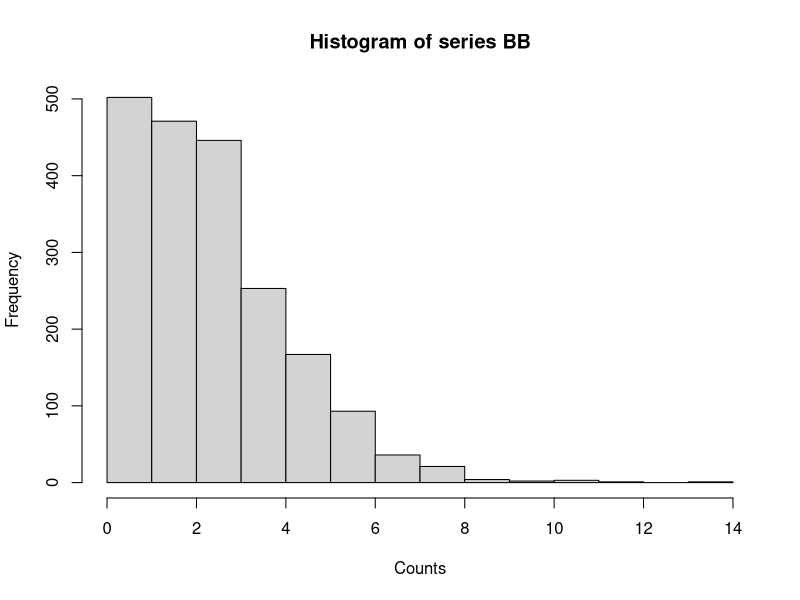
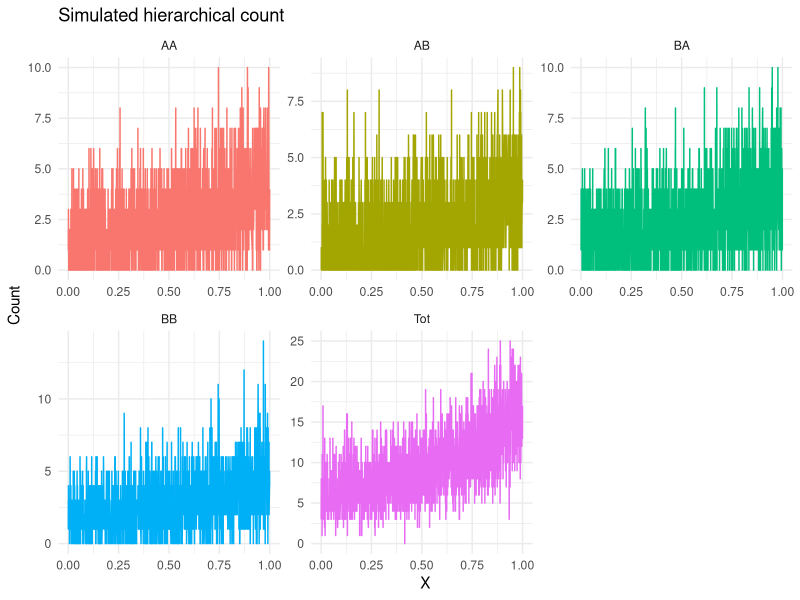

Write the R code that produced these figures, in order. (Note: this script raises an error after producing the figures.)
## ---- chunk 1
set.seed(123)
## ---- chunk 2
N <- 2000 # Number of observations
M <- 4 # Number of bottom level series

## ---- chunk 3
b0 <- stats::runif(M, min=0.4, max = 0.5) # M covariates
b1 <- stats::runif(M, min=0.4, max = 0.5)
b2 <- stats::runif(M, min=0.4, max = 0.5)
x <- stats::runif(N, min = 0, max = 1) # N observations
## ---- chunk 4
cat("b0 coefficients: ", b0)
cat("\n b1 coefficients: ", b1)
cat("\n b2 coefficients: ", b2)
cat("\n x covariate: ", head(x, n=10))

## ---- chunk 5
lambda <- matrix(NA, nrow = N, ncol = M)
y <- matrix(NA, nrow = N, ncol = M)

for(m in 1:M) {
  lambda[, m] <- exp(b0[m] + b1[m] * x + b2[m] * x^2)
  y[, m] <- stats::rpois(N, lambda = lambda[, m])
}

colnames(y) <- c("AA", "AB", "BA", "BB")
head(y)

## ---- chunk 6
eps <- matrix(NA, nrow = N, ncol = M)

eps[,1] <- sample(c(-1,0,1), N, replace = TRUE, prob = c(0.3, 0.4, 0.3))
eps[,2] <- sample(c(-1,0,1), N, replace = TRUE, prob = c(0.5, 0.4, 0.1))
eps[,3] <- sample(c(-1,0,1), N, replace = TRUE, prob = c(0.33, 0.33, 0.34))
eps[,4] <- sample(c(-1,0,1), N, replace = TRUE, prob = c(0.2, 0.3, 0.5))

## ---- chunk 7
y_star <- matrix(NA, nrow = N, ncol = M)

for(m in 1:M) {
  y_star[, m] <- pmax(0, y[, m] + eps[, m])  # ensure non-negative counts
}

colnames(y_star) <- c("AA", "AB", "BA", "BB")
head(y_star)

## ---- chunk 8
hist(y_star[,4], main = "Histogram of series BB", xlab = "Counts")

## ---- chunk 9

Tot = apply(y, 1, sum) # Top-level sum of the undisturbed series
Tot = ifelse(Tot < 0, 0, Tot) # Ensure positivity

# Final data set
sim_data <- tibble::tibble(
  X=x,
  Tot  = Tot,
  AA = y_star[,1], 
  AB = y_star[,2],
  BA = y_star[,3],
  BB = y_star[,4]
)

## ---- chunk 10
hts_data_long <- tidyr::pivot_longer(sim_data, cols = -c(X), names_to = "Level", values_to = "Value")

ggplot2::ggplot(hts_data_long, ggplot2::aes(x = X, y = Value, color = Level)) +
  ggplot2::geom_line() +
  ggplot2::labs(title = "Simulated hierarchical count", x = "X", y = "Count") +
  ggplot2::theme_minimal() + 
  ggplot2::theme(legend.position = "none") +
  ggplot2::facet_wrap(~Level, scales='free')

## ---- chunk 11
N <- nrow(sim_data) # 2000 rows
m <- 4 # bottom series
n_series <- ncol(sim_data[,-1])
n_train <- c(1:c(N-50)) # withhold the last 50 observations for validation
test_indices <- c(length(n_train)+1):N
n_samples <- length(test_indices)
sum_bottom <- c("AA", "AB", "BA", "BB")
top_y_vals <- seq(from = 0, to = c(max(sim_data$Tot)+10))
ally <- sim_data[,-c(1)] # remove covariates

## ---- chunk 12
# Containers for results
poiss_reg <- list()   # fitted GLMs at each step
poiss_GLM_reg <- list()
lambda_list <- list()   # estimated Poisson rates (lambda)
fitted_list <- list()   # predictive Poisson samples

# Bottom-level series
sum_bottom <- c("AA", "AB", "BA", "BB")

for (t in seq_along(test_indices)) {

  # Training indices (up to time t-1)
  train_idx <- seq_len(test_indices[t] - 1)

  # Store estimated lambdas and predictive samples
  lambda_est <- fits <- matrix(
    NA,
    nrow = length(train_idx) + 1,
    ncol = n_series
  )

  colnames(lambda_est) <- colnames(fits) <- colnames(ally)

  # Fit Poisson GLM separately for each bottom-level series
  for (series in colnames(ally)) {

    # Quadratic Poisson regression
    formula_str <- paste(series, "~ X + I(X^2)")
    fit <- stats::glm(
      formula = stats::as.formula(formula_str),
      data    = sim_data[train_idx, c("X", series)],
      family = "poisson"
    )

    # Store fitted model
    poiss_reg[[series]] <- fit

    # In-sample fitted Poisson means
    lambda_est[train_idx, series] <- fit$fitted.values

    # One-step-ahead Poisson mean
    lambda_est[test_indices[t], series] <-
      stats::predict(fit, newdata = sim_data[test_indices[t], c("X", series)])

    # Draw predictive samples from Poisson distribution
    fits[, series] <- stats::rpois(
      n = test_indices[t],
      lambda = lambda_est[, series]
    )
  }

  # Save results for this forecast origin
  lambda_list[[t]] <- lambda_est
  fitted_list[[t]] <- fits
  poiss_GLM_reg[[t]] <- poiss_reg
}

## ---- chunk 13
knitr::include_graphics("visualisations/example_pois_tilted_density_testset_Tot.png")
